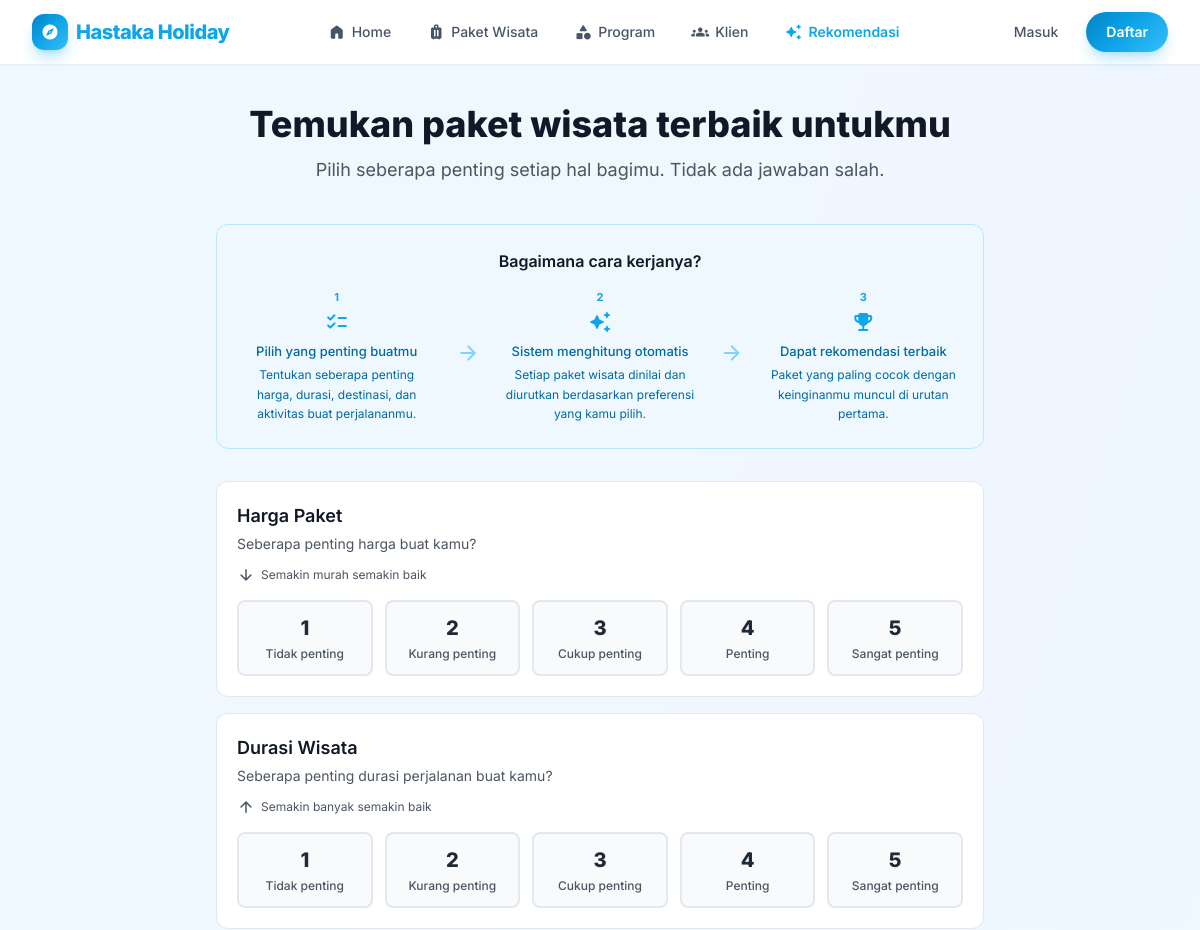
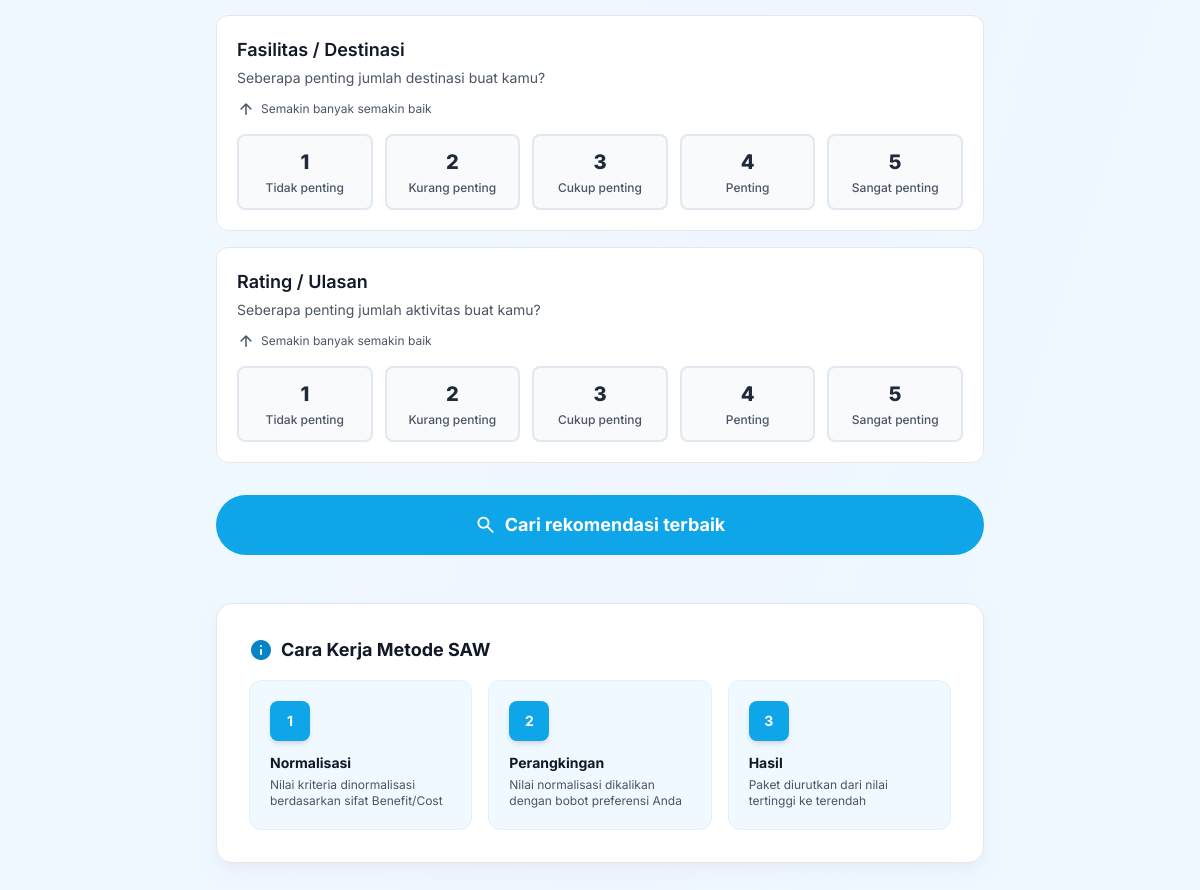
The page /index.php/rekomendasi on the database its author committed (2 pictures, top to bottom).
### tables this page shows
CREATE TABLE IF NOT EXISTS kriteria (
    id_kriteria INT AUTO_INCREMENT PRIMARY KEY,
    kode_kriteria VARCHAR(10) NOT NULL,
    nama_kriteria VARCHAR(50) NOT NULL,
    bobot DECIMAL(5,4) DEFAULT 0.25,
    sifat ENUM('benefit', 'cost') NOT NULL
);

### application/controllers/Rekomendasi.php (called while the page is built, shortened)
<?php
class Rekomendasi extends CI_Controller {
    public function __construct()
    {
        $this->load->model('SAW_model');
        $this->load->model('Paket_model');
        $this->load->model('Destinasi_model');
    }
    public function index()
    {
        $data['title'] = 'Rekomendasi Paket Wisata - Hastaka Holiday';
        $data['kriteria'] = $this->SAW_model->get_kriteria_for_form();
        $this->load->view('templates/header', $data);
        $this->load->view('templates/navbar');
        $this->load->view('rekomendasi', $data);
        $this->load->view('templates/footer');
    }
}

### index.php (called while the page is built, shortened)
<?php
require_once BASEPATH.'core/CodeIgniter.php';

### application/models/SAW_model.php (called while the page is built, shortened)
<?php
class SAW_model extends CI_Model {
    public function get_kriteria_for_form()
    {
        return $this->db->order_by('id_kriteria', 'ASC')->get('kriteria')->result();
    }
}

### application/views/rekomendasi.php (the view, shortened to what this page needs)
<main class="min-h-screen bg-gradient-to-br from-sky-50 via-blue-50 to-cyan-50 px-4 sm:px-6 lg:px-8 py-10">
    <div class="max-w-3xl mx-auto">
        <div class="text-center mb-10 animate-fade-in-up">
            <h1 class="text-3xl sm:text-4xl font-extrabold text-gray-900 mb-3">
                Temukan paket wisata terbaik untukmu
            </h1>
            <p class="text-gray-600 text-base sm:text-lg">
                Pilih seberapa penting setiap hal bagimu.<br class="sm:hidden">
                Tidak ada jawaban salah.
            </p>
        </div>
        <div class="bg-[#EFF8FF] border border-[#bae6fd] rounded-xl p-5 sm:p-6 mb-8 animate-fade-in-up" style="animation-delay: 0.1s;">
            <h3 class="font-semibold text-base text-gray-900 mb-4 text-center">Bagaimana cara kerjanya?</h3>
            <div class="flex flex-col lg:flex-row items-center justify-center gap-4 lg:gap-6">
                <div class="flex-1 w-full">
                    <div class="flex flex-col items-center text-center">
                        <span class="text-[11px] font-bold text-sky-500 mb-1">1</span>
                        <span class="material-symbols-rounded text-sky-500 text-[24px] mb-2">checklist</span>
                        <h4 class="text-[13px] font-medium text-sky-700 mb-1">Pilih yang penting buatmu</h4>
                        <p class="text-[12px] text-sky-700 leading-relaxed">Tentukan seberapa penting harga, durasi, destinasi, dan aktivitas buat perjalananmu.</p>
                    </div>
                </div>
                <div class="hidden lg:block flex-shrink-0">
                    <span class="material-symbols-rounded text-sky-300 text-[24px]">arrow_forward</span>
                </div>
                <div class="flex-1 w-full">
                    <div class="flex flex-col items-center text-center">
                        <span class="text-[11px] font-bold text-sky-500 mb-1">2</span>
                        <span class="material-symbols-rounded text-sky-500 text-[24px] mb-2">auto_awesome</span>
                        <h4 class="text-[13px] font-medium text-sky-700 mb-1">Sistem menghitung otomatis</h4>
                        <p class="text-[12px] text-sky-700 leading-relaxed">Setiap paket wisata dinilai dan diurutkan berdasarkan preferensi yang kamu pilih.</p>
                    </div>
                </div>
                <div class="hidden lg:block flex-shrink-0">
                    <span class="material-symbols-rounded text-sky-300 text-[24px]">arrow_forward</span>
                </div>
                <div class="flex-1 w-full">
                    <div class="flex flex-col items-center text-center">
                        <span class="text-[11px] font-bold text-sky-500 mb-1">3</span>
                        <span class="material-symbols-rounded text-sky-500 text-[24px] mb-2">emoji_events</span>
                        <h4 class="text-[13px] font-medium text-sky-700 mb-1">Dapat rekomendasi terbaik</h4>
                        <p class="text-[12px] text-sky-700 leading-relaxed">Paket yang paling cocok dengan keinginanmu muncul di urutan pertama.</p>
                    </div>
                </div>
            </div>
        </div>
        <form action="<?= base_url('rekomendasi/hasil'); ?>" method="post" id="form-preferensi" class="animate-fade-in-up stagger-1">
        <div class="space-y-4 mb-8">
            <?php foreach ($kriteria as $kr): ?>
                <?php
                    $pertanyaan = '';
                    $keterangan = '';
                    $ikon = '';
                    if ($kr->kode_kriteria == 'C1') {
                        $pertanyaan = 'Seberapa penting harga buat kamu?';
                        $keterangan = 'Semakin murah semakin baik';
                        $ikon = 'arrow_downward';
                    } elseif ($kr->kode_kriteria == 'C2') {
                        $pertanyaan = 'Seberapa penting durasi perjalanan buat kamu?';
                        $keterangan = 'Semakin banyak semakin baik';
                        $ikon = 'arrow_upward';
                    } elseif ($kr->kode_kriteria == 'C3') {
                        $pertanyaan = 'Seberapa penting jumlah destinasi buat kamu?';
                        $keterangan = 'Semakin banyak semakin baik';
                        $ikon = 'arrow_upward';
                    } elseif ($kr->kode_kriteria == 'C4') {
                        $pertanyaan = 'Seberapa penting jumlah aktivitas buat kamu?';
                        $keterangan = 'Semakin banyak semakin baik';
                        $ikon = 'arrow_upward';
                    }
                ?>
                <div class="bg-white rounded-xl border border-gray-200 p-4 sm:p-5 hover:shadow-lg hover:border-sky-200 transition-all duration-300">
                    <div class="mb-3">
                        <h3 class="font-semibold text-gray-900 text-base sm:text-lg mb-1"><?= $kr->nama_kriteria; ?></h3>
                        <p class="text-gray-600 text-sm"><?= $pertanyaan; ?></p>
                    </div>
                    <div class="flex items-center gap-1.5 mb-4">
                        <span class="material-symbols-rounded text-gray-600 text-[18px]"><?= $ikon; ?></span>
                        <span class="text-xs text-gray-600"><?= $keterangan; ?></span>
                    </div>
                    <div class="grid grid-cols-5 gap-2 sm:gap-3">
                        <?php for ($i = 1; $i <= 5; $i++): ?>
                            <button type="button"
                                    class="btn-nilai bg-slate-50 rounded-lg p-2 sm:p-3 text-center border-2 border-slate-200 transition-all duration-200 hover:border-sky-300 hover:shadow-sm hover:scale-105"
                                    onclick="pilihNilai('<?= strtolower($kr->kode_kriteria); ?>', <?= $i; ?>, this)">
                                <span class="angka font-extrabold text-lg sm:text-xl text-gray-800 mb-1 block"><?= $i; ?></span>
                                <span class="label text-[10px] sm:text-xs text-gray-600 font-medium leading-tight block">
                                    <?php if($i == 1): ?>Tidak penting<?php elseif($i == 2): ?>Kurang penting<?php elseif($i == 3): ?>Cukup penting<?php elseif($i == 4): ?>Penting<?php else: ?>Sangat penting<?php endif; ?>
                                </span>
                            </button>
                        <?php endfor; ?>
                    </div>
                </div>
            <?php endforeach; ?>
        </div>
        <button type="submit" id="btn-submit" class="w-full bg-sky-500 hover:bg-sky-600 text-white py-4 rounded-full font-bold text-base sm:text-lg transition-all duration-300 hover:shadow-lg hover:scale-[1.02] active:scale-[0.98] flex items-center justify-center gap-2">
            <span class="material-symbols-rounded text-[22px]">search</span>
            Cari rekomendasi terbaik
        </button>
        </form>
        <div class="mt-12 bg-white rounded-2xl shadow-lg shadow-slate-200/50 p-6 sm:p-8 border border-gray-200">
            <h2 class="font-bold text-lg mb-4 flex items-center gap-2 text-gray-900">
                <span class="material-symbols-rounded text-sky-600">info</span>
                Cara Kerja Metode SAW
            </h2>
            <div class="grid sm:grid-cols-3 gap-4">
                <div class="bg-sky-50 rounded-xl p-5 border border-sky-100 hover:shadow-md transition-all duration-300">
                    <div class="w-10 h-10 bg-sky-500 rounded-lg flex items-center justify-center text-white font-bold text-sm mb-3 shadow-md">1</div>
                    <h3 class="font-bold text-sm text-gray-900">Normalisasi</h3>
                    <p class="text-gray-600 text-xs mt-1">Nilai kriteria dinormalisasi berdasarkan sifat Benefit/Cost</p>
                </div>
                <div class="bg-sky-50 rounded-xl p-5 border border-sky-100 hover:shadow-md transition-all duration-300">
                    <div class="w-10 h-10 bg-sky-500 rounded-lg flex items-center justify-center text-white font-bold text-sm mb-3 shadow-md">2</div>
                    <h3 class="font-bold text-sm text-gray-900">Perangkingan</h3>
                    <p class="text-gray-600 text-xs mt-1">Nilai normalisasi dikalikan dengan bobot preferensi Anda</p>
                </div>
                <div class="bg-sky-50 rounded-xl p-5 border border-sky-100 hover:shadow-md transition-all duration-300">
                    <div class="w-10 h-10 bg-sky-500 rounded-lg flex items-center justify-center text-white font-bold text-sm mb-3 shadow-md">3</div>
                    <h3 class="font-bold text-sm text-gray-900">Hasil</h3>
                    <p class="text-gray-600 text-xs mt-1">Paket diurutkan dari nilai tertinggi ke terendah</p>
                </div>
            </div>
        </div>
    </div>
</main>

### application/assets/css/custom.css (style rules this page uses)
.animate-fade-in-up { animation: fadeInUp 0.5s ease-out forwards; }
.stagger-1 { animation-delay: 0.1s; opacity: 0; }

### application/assets/css/admin.css (style rules this page uses)
.animate-fade-in-up { animation: fadeInUp 0.5s ease-out; }
.stagger-1 { animation-delay: 0.1s; }
* { scrollbar-width: thin; scrollbar-color: #7DD3FC #f0f9ff; }

### application/views/templates/header.php (style rules this page uses)
.material-symbols-rounded { font-variation-settings: 'FILL' 1, 'wght' 400, 'GRAD' 0, 'opsz' 24; }
.animate-fade-in-up { animation: fadeInUp 0.5s ease-out forwards; }
.stagger-1 { animation-delay: 0.1s; opacity: 0; animation-fill-mode: forwards; }

### rows shown on the page
kriteria: nama_kriteria "Harga Paket", kode_kriteria "Seberapa penting harga buat kamu?", kode_kriteria "Semakin murah semakin baik"
kriteria: nama_kriteria "Durasi Wisata", kode_kriteria "Seberapa penting durasi perjalanan buat kamu?", kode_kriteria "Semakin banyak semakin baik"
kriteria: nama_kriteria "Fasilitas / Destinasi", kode_kriteria "Seberapa penting jumlah destinasi buat kamu?", kode_kriteria "Semakin banyak semakin baik"
kriteria: nama_kriteria "Rating / Ulasan", kode_kriteria "Seberapa penting jumlah aktivitas buat kamu?", kode_kriteria "Semakin banyak semakin baik"

### other values the page prints
$lnk['label'] "Home"
$lnk['label'] "Paket Wisata"
$lnk['label'] "Program"
$lnk['label'] "Klien"
$lnk['label'] "Rekomendasi"
